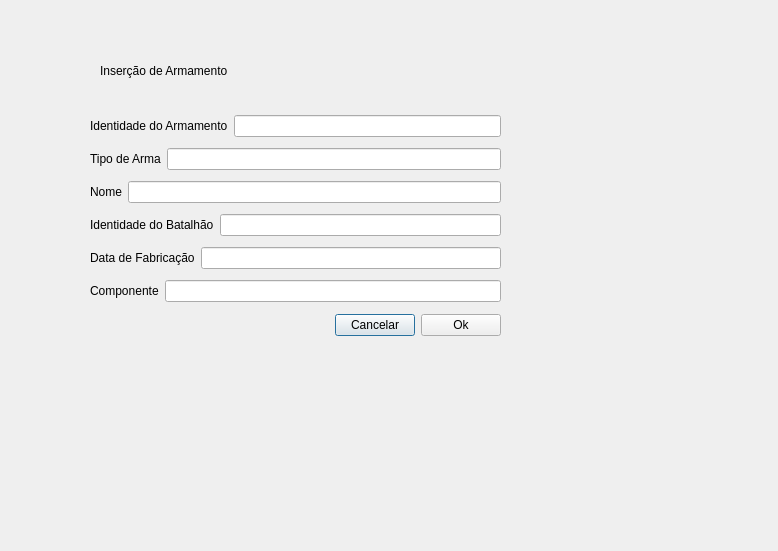
<?xml version="1.0" encoding="UTF-8"?>
<ui version="4.0">
 <class>WinInsercaoArmamento</class>
 <widget class="QDialog" name="WinInsercaoArmamento">
  <property name="geometry">
   <rect>
    <x>0</x>
    <y>0</y>
    <width>778</width>
    <height>551</height>
   </rect>
  </property>
  <property name="windowTitle">
   <string>Dialog</string>
  </property>
  <widget class="QWidget" name="layoutWidget">
   <property name="geometry">
    <rect>
     <x>90</x>
     <y>110</y>
     <width>411</width>
     <height>201</height>
    </rect>
   </property>
   <layout class="QVBoxLayout" name="verticalLayout">
    <item>
     <layout class="QHBoxLayout" name="horizontalLayout">
      <item>
       <widget class="QLabel" name="label_5">
        <property name="text">
         <string>Identidade do Armamento</string>
        </property>
       </widget>
      </item>
      <item>
       <widget class="QLineEdit" name="lineEditIdArm"/>
      </item>
     </layout>
    </item>
    <item>
     <layout class="QHBoxLayout" name="horizontalLayout_2">
      <item>
       <widget class="QLabel" name="label_3">
        <property name="text">
         <string>Tipo de Arma</string>
        </property>
       </widget>
      </item>
      <item>
       <widget class="QLineEdit" name="lineEditTipoArm"/>
      </item>
     </layout>
    </item>
    <item>
     <layout class="QHBoxLayout" name="horizontalLayout_3">
      <item>
       <widget class="QLabel" name="idade">
        <property name="text">
         <string>Nome</string>
        </property>
       </widget>
      </item>
      <item>
       <widget class="QLineEdit" name="lineEditNome"/>
      </item>
     </layout>
    </item>
    <item>
     <layout class="QHBoxLayout" name="horizontalLayout_4">
      <item>
       <widget class="QLabel" name="datadenascimento">
        <property name="text">
         <string>Identidade do Batalhão</string>
        </property>
       </widget>
      </item>
      <item>
       <widget class="QLineEdit" name="lineEditidBatalhao"/>
      </item>
     </layout>
    </item>
    <item>
     <layout class="QHBoxLayout" name="horizontalLayout_5">
      <item>
       <widget class="QLabel" name="label_7">
        <property name="text">
         <string>Data de Fabricação</string>
        </property>
       </widget>
      </item>
      <item>
       <widget class="QLineEdit" name="lineEditDatFabric"/>
      </item>
     </layout>
    </item>
    <item>
     <layout class="QHBoxLayout" name="horizontalLayout_6">
      <item>
       <widget class="QLabel" name="label_2">
        <property name="text">
         <string>Componente</string>
        </property>
       </widget>
      </item>
      <item>
       <widget class="QLineEdit" name="lineEditComponente"/>
      </item>
     </layout>
    </item>
   </layout>
  </widget>
  <widget class="QLabel" name="label">
   <property name="geometry">
    <rect>
     <x>100</x>
     <y>60</y>
     <width>161</width>
     <height>21</height>
    </rect>
   </property>
   <property name="text">
    <string>Inserção de Armamento</string>
   </property>
  </widget>
  <widget class="QWidget" name="layoutWidget_2">
   <property name="geometry">
    <rect>
     <x>90</x>
     <y>310</y>
     <width>411</width>
     <height>31</height>
    </rect>
   </property>
   <layout class="QHBoxLayout" name="horizontalLayout_8">
    <item>
     <spacer name="horizontalSpacer">
      <property name="orientation">
       <enum>Qt::Horizontal</enum>
      </property>
      <property name="sizeHint" stdset="0">
       <size>
        <width>40</width>
        <height>20</height>
       </size>
      </property>
     </spacer>
    </item>
    <item>
     <widget class="QPushButton" name="Cancelar">
      <property name="text">
       <string>Cancelar</string>
      </property>
     </widget>
    </item>
    <item>
     <widget class="QPushButton" name="Ok">
      <property name="text">
       <string>Ok</string>
      </property>
     </widget>
    </item>
   </layout>
  </widget>
 </widget>
 <resources/>
 <connections/>
</ui>
